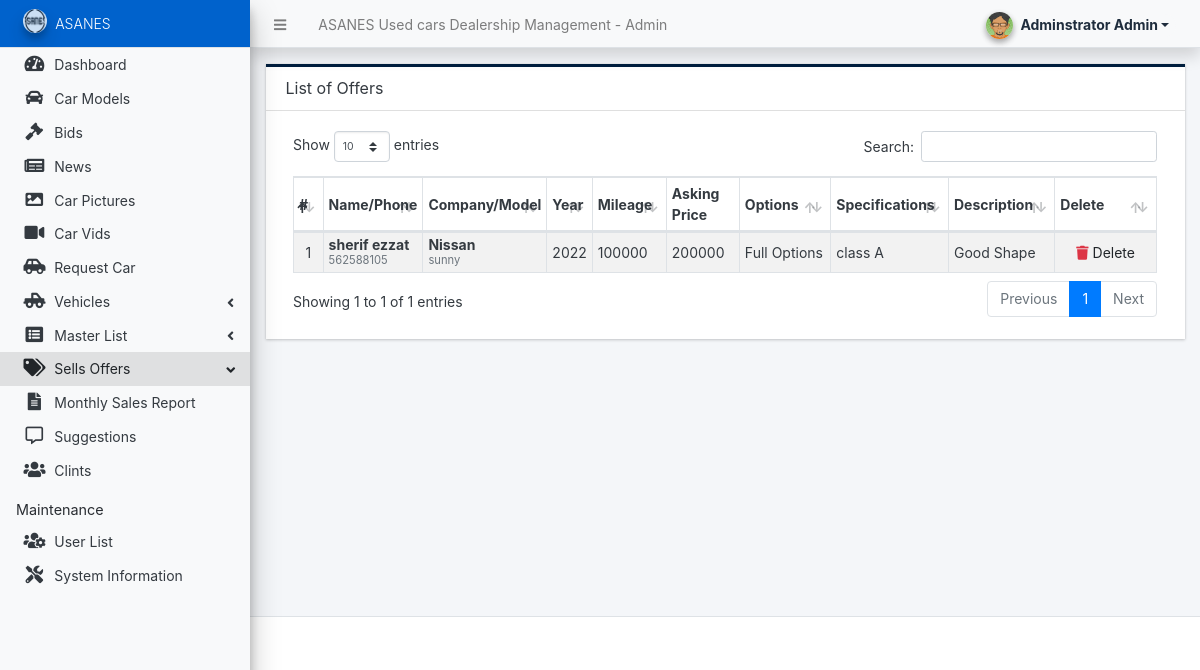
/admin/?page=comm (signed in), run on the app's committed database.
### tables this page shows
CREATE TABLE `commoffers` (
  `ID` int(11) NOT NULL,
  `Name` varchar(25) NOT NULL,
  `Phone` int(15) NOT NULL,
  `Company` varchar(25) NOT NULL,
  `Model` varchar(25) NOT NULL,
  `Year` int(4) NOT NULL,
  `Mileage` int(15) NOT NULL,
  `AskingPrice` int(15) NOT NULL,
  `Options` varchar(500) NOT NULL,
  `Specifications` varchar(500) NOT NULL,
  `Description` varchar(500) NOT NULL
);

### admin/comm/index.php (the view, shortened to what this page needs)
<div class="card card-outline rounded-0 card-navy">
	<div class="card-header">
		<h3 class="card-title">List of Offers</h3>
	</div>
	<div class="card-body">
        <div class="container-fluid">
			<table class="table table-hover table-striped table-bordered" id="list">
				<colgroup>
					<col width="5%">
					<col width="10%">
					<col width="10%">
					<col width="5%">
					<col width="10%">
					<col width="10%">
					<col width="15%">
					<col width="15%">
					<col width="15%">
					<col width="5%">
				</colgroup>
				<thead>
					<tr>
						<th>#</th>
						<th>Name/Phone</th>
						<th>Company/Model</th>
						<th>Year</th>
						<th>Mileage</th>
						<th>Asking Price</th>
						<th>Options</th>
						<th>Specifications</th>
						<th>Description</th>
						<th>Delete</th>
					</tr>
				</thead>
				<tbody>
					<?php
					$i = 1;
						$qry = $conn->query("SELECT * from  commoffers");
						while($row = $qry->fetch_assoc()):
					?>
						<tr>
							<td class="text-center"><?php echo $i++; ?></td>
							<td class="">
								<div style="line-height:1em">
									<div><b><?= $row['Name'] ?></b></div>
									<div><small class="text-muted"><?= $row['Phone'] ?></small></div>
								</div>
							</td>
							<td class="">
								<div style="line-height:1em">
									<div><b><?= $row['Company'] ?></b></div>
									<div><small class="text-muted"><?= $row['Model'] ?></small></div>
								</div>
							</td>
							<td class=""><?= $row['Year'] ?></td>
							<td class=""><?= $row['Mileage'] ?></td>
							<td class=""><?= $row['AskingPrice'] ?></td>
							<td class=""><?= $row['Options'] ?></td>
							<td class=""><?= $row['Specifications'] ?></td>
							<td class=""><?= $row['Description'] ?></td>
							<td align="center">
				                    <a class="dropdown-item delete_data" href="javascript:void(0)" data-id="<?php echo $row['ID'] ?>"><span class="fa fa-trash text-danger"></span> Delete</a>
							</td>
						</tr>
					<?php endwhile; ?>
				</tbody>
			</table>
		</div>
	</div>
</div>

### data on the page
commoffers: Name "sherif ezzat", Phone "562588105", Company "Nissan", Model "sunny", Year "2022", Mileage "100000", AskingPrice "200000", Options "Full Options", Specifications "class A", Description "Good Shape"

### other printed values
$_settings->info('name') "ASANES Used cars Dealership Management"
$_settings->userdata('firstname').' '.$_settings->userdata('lastname') "Adminstrator Admin"
$_settings->info('short_name') "ASANES"
